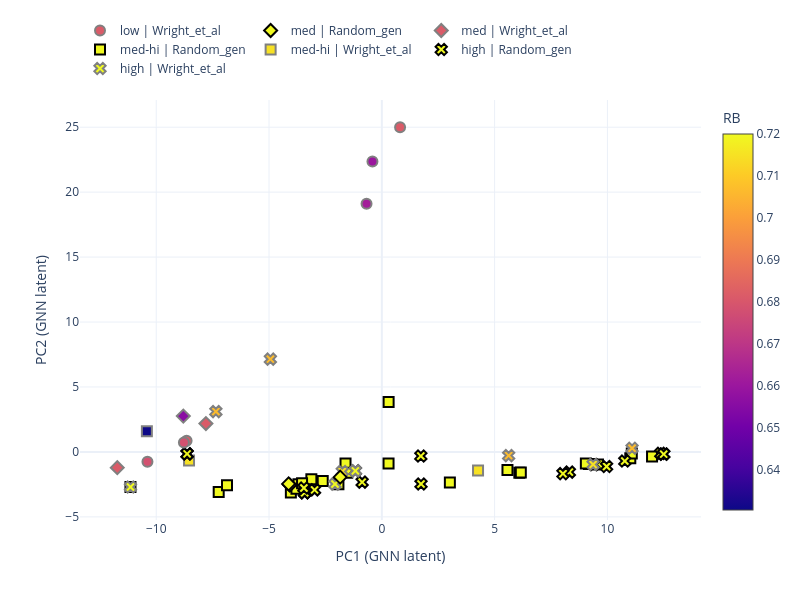

Notebook code cell kept with this figure:
### Code cell
pca_plot_cont(plot_df_ss, 'RB', model_name, save_name=save_name+"_ss", save=save)

### Figure 1 — Plotly figure (JSON) as saved in the notebook; plotly's stock layout.template omitted (floating-point values rounded to 4 significant figures; data arrays with more than 128 entries replaced by an {"elided": "..."} marker saying what was removed)
{"data": [{"customdata": {"elided": "24x7 mixed values"}, "hovertemplate": "Comp: %{customdata[0]}<br>RA: %{customdata[1]}<br>RB: %{customdata[2]}<br>MA: %{customdata[3]}<br>MB: %{customdata[4]}<br>Entropy_conf: %{customdata[5]}<br>TC: %{customdata[6]}", "legendrank": 3, "marker": {"cmax": 0.72, "cmin": 0.6304, "color": [0.72, 0.72, 0.72, 0.72, 0.72, 0.72, 0.72, 0.72, 0.72, 0.72, 0.72, 0.72, 0.72, 0.72, 0.72, 0.72, 0.72, 0.72, 0.72, 0.72, 0.72, 0.72, 0.72, 0.72], "colorbar": {"title": {"text": "RB"}}, "colorscale": [[0, "#0d0887"], [0.1111, "#46039f"], [0.2222, "#7201a8"], [0.3333, "#9c179e"], [0.4444, "#bd3786"], [0.5556, "#d8576b"], [0.6667, "#ed7953"], [0.7778, "#fb9f3a"], [0.8889, "#fdca26"], [1, "#f0f921"]], "line": {"color": "black", "width": 2}, "size": 10, "symbol": "square"}, "mode": "markers", "name": "med-hi | Random_gen", "showlegend": true, "type": "scatter", "x": [-11.14, -7.23, -6.862, 6.096, -1.923, 11.98, -3.123, -4.031, -1.609, -3.695, 11.01, -3.784, 0.3014, 11.08, 0.2984, -1.532, 9.182, 6.161, 3.016, -3.536, 9.045, -2.619, 5.569, 9.583], "y": [-2.702, -3.092, -2.557, -1.607, -2.482, -0.3543, -2.103, -3.121, -0.8901, -2.48, -0.4934, -2.841, 3.841, -0.1194, -0.884, -1.594, -0.9225, -1.582, -2.347, -2.406, -0.8918, -2.246, -1.398, -0.9592]}, {"customdata": [["(Sm1/3Gd1/3Eu1/3)2(Zr1/2Hf1/2)2O7", 1.066, 0.715, 153.2, 134.9, 1.8, 1.97], ["(Sm1/3Gd1/3Eu1/3)2(Zr1/12Hf1/12Sn1/12Ti3/4)2O7", 1.066, 0.6304, 153.2, 68.27, 1.931, 1.9], ["(La1/7Nd1/7Sm1/7Gd1/7Eu1/7Pr1/7Ce1/7)2(Zr1/2Hf1/2)2O7", 1.081, 0.715, 146.2, 134.9, 2.57, 1.97]], "hovertemplate": "Comp: %{customdata[0]}<br>RA: %{customdata[1]}<br>RB: %{customdata[2]}<br>MA: %{customdata[3]}<br>MB: %{customdata[4]}<br>Entropy_conf: %{customdata[5]}<br>TC: %{customdata[6]}", "legendrank": 3, "marker": {"cmax": 0.72, "cmin": 0.6304, "color": [0.715, 0.6304, 0.715], "colorscale": [[0, "#0d0887"], [0.1111, "#46039f"], [0.2222, "#7201a8"], [0.3333, "#9c179e"], [0.4444, "#bd3786"], [0.5556, "#d8576b"], [0.6667, "#ed7953"], [0.7778, "#fb9f3a"], [0.8889, "#fdca26"], [1, "#f0f921"]], "line": {"color": "gray", "width": 2}, "size": 10, "symbol": "square"}, "mode": "markers", "name": "med-hi | Wright_et_al", "showlegend": true, "type": "scatter", "x": [-8.546, -10.41, 4.265], "y": [-0.6542, 1.591, -1.424]}, {"customdata": {"elided": "19x7 mixed values"}, "hovertemplate": "Comp: %{customdata[0]}<br>RA: %{customdata[1]}<br>RB: %{customdata[2]}<br>MA: %{customdata[3]}<br>MB: %{customdata[4]}<br>Entropy_conf: %{customdata[5]}<br>TC: %{customdata[6]}", "legendrank": 4, "marker": {"cmax": 0.72, "cmin": 0.6304, "color": [0.72, 0.72, 0.72, 0.72, 0.72, 0.72, 0.72, 0.72, 0.72, 0.72, 0.72, 0.72, 0.72, 0.72, 0.72, 0.72, 0.72, 0.72, 0.72], "colorscale": [[0, "#0d0887"], [0.1111, "#46039f"], [0.2222, "#7201a8"], [0.3333, "#9c179e"], [0.4444, "#bd3786"], [0.5556, "#d8576b"], [0.6667, "#ed7953"], [0.7778, "#fb9f3a"], [0.8889, "#fdca26"], [1, "#f0f921"]], "line": {"color": "black", "width": 2}, "size": 10, "symbol": "x"}, "mode": "markers", "name": "high | Random_gen", "showlegend": true, "type": "scatter", "x": [8.314, 12.49, 1.737, 12.37, -3.421, 12.49, -3.421, 8.03, -1.173, -3.421, -2.98, 9.964, 9.397, -0.8724, -8.631, 1.729, 10.77, -8.631, -3.453], "y": [-1.553, -0.1722, -2.469, -0.112, -3.143, -0.1722, -3.143, -1.675, -1.456, -3.143, -2.923, -1.125, -0.9741, -2.327, -0.1495, -0.3176, -0.7024, -0.1495, -2.779]}, {"customdata": [["La2Zr2O7", 1.16, 0.72, 138.9, 91.22, 0.1713, 2.14], ["Sm2Zr2O7", 1.079, 0.72, 150.4, 91.22, 0.1713, 2.04], ["La2(Zr1/2Hf1/2)2O7", 1.16, 0.715, 138.9, 134.9, 0.8014, 2.29], ["(La1/2Pr1/2)2(Zr1/3Hf1/3Sn1/3)2O7", 1.06, 0.7067, 139.9, 129.5, 1.8, 2.24], ["(Gd1/2Eu1/2)2(Zr1/3Hf1/3Sn1/3)2O7", 1.06, 0.7067, 154.6, 129.5, 1.8, 2.24], ["(La1/3Nd1/3Pr1/3)2(Zr1/2Hf1/2)2O7", 1.076, 0.715, 141.4, 134.9, 1.8, 2.16], ["(Sm1/3Gd1/3Eu1/3)2(Zr1/3Hf1/3Sn1/3)2O7", 1.066, 0.7067, 153.2, 129.5, 2.169, 2.21], ["(La1/5Nd1/5Sm1/5Eu1/5Ce1/5)2Zr2O7", 1.111, 0.72, 145.1, 91.22, 1.634, 2.06], ["(La1/7Nd1/7Sm1/7Gd1/7Eu1/7Pr1/7Ce1/7)2(Zr1/3Hf1/3Sn1/3)2O7", 1.081, 0.7067, 146.2, 129.5, 2.939, 2.02]], "hovertemplate": "Comp: %{customdata[0]}<br>RA: %{customdata[1]}<br>RB: %{customdata[2]}<br>MA: %{customdata[3]}<br>MB: %{customdata[4]}<br>Entropy_conf: %{customdata[5]}<br>TC: %{customdata[6]}", "legendrank": 4, "marker": {"cmax": 0.72, "cmin": 0.6304, "color": [0.72, 0.72, 0.715, 0.7067, 0.7067, 0.715, 0.7067, 0.72, 0.7067], "colorscale": [[0, "#0d0887"], [0.1111, "#46039f"], [0.2222, "#7201a8"], [0.3333, "#9c179e"], [0.4444, "#bd3786"], [0.5556, "#d8576b"], [0.6667, "#ed7953"], [0.7778, "#fb9f3a"], [0.8889, "#fdca26"], [1, "#f0f921"]], "line": {"color": "gray", "width": 2}, "size": 10, "symbol": "x"}, "mode": "markers", "name": "high | Wright_et_al", "showlegend": true, "type": "scatter", "x": [-1.173, -11.14, -1.754, 11.09, -4.94, 9.365, -7.356, -2.077, 5.622], "y": [-1.456, -2.702, -1.508, 0.2856, 7.141, -0.9682, 3.107, -2.475, -0.2838]}, {"customdata": [["*Gd1.33Ce0.67Zr2.00O7.00", 1.083, 0.72, 151.5, 91.22, 0.7499, 1.771], ["*Gd1.33Ce0.67Zr2.00O7.00", 1.083, 0.72, 151.5, 91.22, 0.7499, 1.773], ["*La0.56Gd1.00Y0.44Zr2.00O7.00", 1.075, 0.72, 137.0, 91.22, 1.114, 1.798]], "hovertemplate": "Comp: %{customdata[0]}<br>RA: %{customdata[1]}<br>RB: %{customdata[2]}<br>MA: %{customdata[3]}<br>MB: %{customdata[4]}<br>Entropy_conf: %{customdata[5]}<br>TC: %{customdata[6]}", "legendrank": 2, "marker": {"cmax": 0.72, "cmin": 0.6304, "color": [0.72, 0.72, 0.72], "colorscale": [[0, "#0d0887"], [0.1111, "#46039f"], [0.2222, "#7201a8"], [0.3333, "#9c179e"], [0.4444, "#bd3786"], [0.5556, "#d8576b"], [0.6667, "#ed7953"], [0.7778, "#fb9f3a"], [0.8889, "#fdca26"], [1, "#f0f921"]], "line": {"color": "black", "width": 2}, "size": 10, "symbol": "diamond"}, "mode": "markers", "name": "med | Random_gen", "showlegend": true, "type": "scatter", "x": [-4.077, -4.131, -1.846], "y": [-2.551, -2.46, -1.94]}, {"customdata": [["Sm2(Zr1/4Hf1/4Sn1/4Ti1/4)2O7", 1.079, 0.6813, 150.4, 109.1, 1.432, 1.73], ["(Sm1/3Gd1/3Eu1/3)2(Zr1/4Hf1/4Sn1/4Ti1/4)2O7", 1.066, 0.6813, 153.2, 109.1, 2.43, 1.67], ["(Sm1/3Gd1/3Eu1/3)2(Zr1/6Hf1/6Sn1/6Ti1/2)2O7", 1.066, 0.6558, 153.2, 88.67, 2.3, 1.71]], "hovertemplate": "Comp: %{customdata[0]}<br>RA: %{customdata[1]}<br>RB: %{customdata[2]}<br>MA: %{customdata[3]}<br>MB: %{customdata[4]}<br>Entropy_conf: %{customdata[5]}<br>TC: %{customdata[6]}", "legendrank": 2, "marker": {"cmax": 0.72, "cmin": 0.6304, "color": [0.6813, 0.6813, 0.6558], "colorscale": [[0, "#0d0887"], [0.1111, "#46039f"], [0.2222, "#7201a8"], [0.3333, "#9c179e"], [0.4444, "#bd3786"], [0.5556, "#d8576b"], [0.6667, "#ed7953"], [0.7778, "#fb9f3a"], [0.8889, "#fdca26"], [1, "#f0f921"]], "line": {"color": "gray", "width": 2}, "size": 10, "symbol": "diamond"}, "mode": "markers", "name": "med | Wright_et_al", "showlegend": true, "type": "scatter", "x": [-11.73, -7.797, -8.799], "y": [-1.212, 2.185, 2.759]}, {"customdata": [["Gd2(Zr1/4Hf1/4Sn1/4Ti1/4)2O7", 1.053, 0.6813, 157.2, 109.1, 1.432, 1.58], ["(Sm1/2Gd1/2)2(Zr1/3Hf1/3Ti1/3)2O7", 1.066, 0.6783, 153.8, 105.9, 1.8, 1.47], ["(Gd1/2Eu1/2)2(Zr1/3Hf1/3Ti1/3)2O7", 1.06, 0.6783, 154.6, 105.9, 1.8, 1.52], ["(Sm1/4Gd1/4Eu1/4Yb1/4)2(Zr1/4Hf1/4Sn1/4Ti1/4)2O7", 1.046, 0.6813, 158.2, 109.1, 2.692, 1.45], ["(Sm1/4Gd1/4Eu1/4Yb1/4)2(Zr1/4Hf1/4Ti1/2)2O7", 1.046, 0.66, 158.2, 91.36, 2.377, 1.36], ["(Sm3/4Yb1/4)2(Zr1/2Ti1/2)2O7", 1.056, 0.6625, 156.0, 69.55, 1.313, 1.4]], "hovertemplate": "Comp: %{customdata[0]}<br>RA: %{customdata[1]}<br>RB: %{customdata[2]}<br>MA: %{customdata[3]}<br>MB: %{customdata[4]}<br>Entropy_conf: %{customdata[5]}<br>TC: %{customdata[6]}", "legendrank": 1, "marker": {"cmax": 0.72, "cmin": 0.6304, "color": [0.6813, 0.6783, 0.6783, 0.6813, 0.66, 0.6625], "colorscale": [[0, "#0d0887"], [0.1111, "#46039f"], [0.2222, "#7201a8"], [0.3333, "#9c179e"], [0.4444, "#bd3786"], [0.5556, "#d8576b"], [0.6667, "#ed7953"], [0.7778, "#fb9f3a"], [0.8889, "#fdca26"], [1, "#f0f921"]], "line": {"color": "gray", "width": 2}, "size": 10, "symbol": "circle"}, "mode": "markers", "name": "low | Wright_et_al", "showlegend": true, "type": "scatter", "x": [-8.654, -10.39, -8.772, 0.8089, -0.4152, -0.6771], "y": [0.8639, -0.7593, 0.7206, 25.0, 22.36, 19.11]}], "layout": {"height": 600, "legend": {"orientation": "h", "y": 1.2}, "width": 800, "xaxis": {"title": {"text": "PC1 (GNN latent)"}}, "yaxis": {"title": {"text": "PC2 (GNN latent)"}}}}
